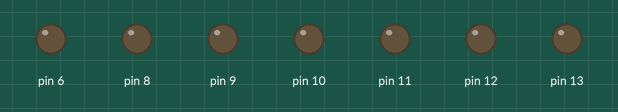
Simulated run of this sketch. Board: Arduino Uno, built with avr-gcc and run on an emulated ATmega328P. On the bench: output pins drawn as LEDs (lit = HIGH).

Above: at 0.1 s.
At 2.5 s:
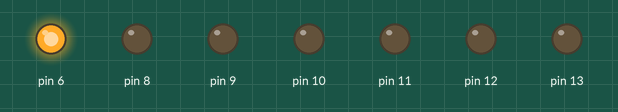
At 3.7 s:
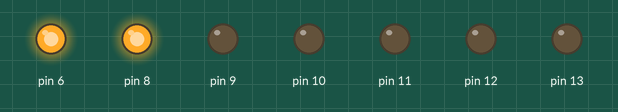
Timing chart, 0 to 5.2 s (numbered marks = the images above):
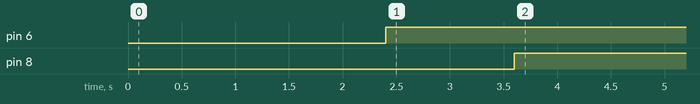

Measured:
- by itself, pin 6: LOW → HIGH at 2.4 s
- by itself, pin 8: LOW → HIGH at 3.6 s

The sketch:

FinalHomeAutomation.ino
```cpp
int a=8;
int b=9;
int c=10;
int d=11;
int e=12;
int f=13;
int g=6;
void setup()
{
  pinMode(8,OUTPUT);
  pinMode(9,OUTPUT);
  pinMode(10,OUTPUT);
  pinMode(11,OUTPUT);
  pinMode(12,OUTPUT);
  pinMode(13,OUTPUT);
  pinMode(6,OUTPUT);
  Serial.begin(9600);
}
void loop()
{
  for(int i=2; i<9;i++)
  {
    digitalWrite(i,HIGH);

  delay(600);
}
}
```
